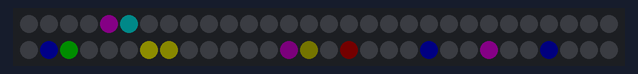
This sketch was run on a simulated Arduino Uno, built with avr-gcc and run on an emulated ATmega328P. Shown: 60 RGB LEDs in strip order, left to right, continuing on the next row. Dim RGB values are drawn brighter than linear; random numbers use the default seed unless the sketch sets one.

Above: at 0.47 s.
At 9.46 s:
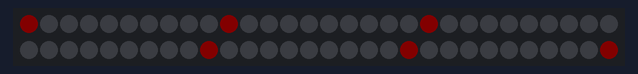
At 14.38 s:
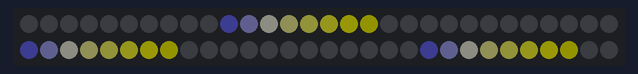
At 19.85 s:
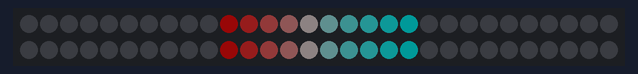
At 29.87 s:
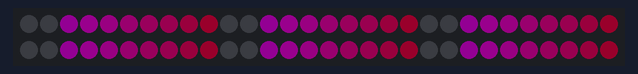
At 39.49 s:
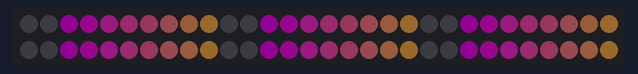

The sketch:

snowflake_new.ino
```cpp
#include <Adafruit_NeoPixel.h>

// Пин на который цепляются светодиоды
#define PIN 3

// Число лучей
#define ray_number 6

// Число пикселей в луче
#define ray_pixel 10

// всего пикселей
#define total_pixels (ray_number * ray_pixel)

// Фактор оверсемпла
#define oversample  4

// Длительность кадра
#define frame_period 10

Adafruit_NeoPixel strip = Adafruit_NeoPixel(total_pixels, PIN, NEO_GRB + NEO_KHZ800);

// яркость
uint8_t cur_br = 25;

// буфер для передискретизации
#define os_buffer_length ((ray_pixel + 2) * oversample)
uint32_t os_buffer[os_buffer_length];

// буфер для одного луча
uint32_t one_ray[ray_pixel];

void setup() {
  strip.begin();
  strip.show();
  SetBrightness();
}

void loop() {
  static uint8_t prev_mode = 0;

  uint8_t curr_mode;
  curr_mode = random(6);
  if (curr_mode >= prev_mode) curr_mode++;
  prev_mode = curr_mode;

  switch (curr_mode)
    //  switch (3)
  {
    case 0: {
        ShowMode2();
        break;
      }
    case 1: {
        ShowMode3();
        break;
      }
    case 2: {
        ShowMode4();
        break;
      }
    case 3: {
        ShowMode5();
        break;
      }
    default:
      ShowMode1();
  }
  delay(300);
}

void ShowMode1(void) {
  uint8_t col1_mask = random(6) + 1;
  uint8_t col2_mask = random(5) + 1;
  if (col2_mask >= col1_mask) col2_mask++;

  uint32_t color1 = mask_to_color(col1_mask);
  uint32_t color2 = mask_to_color(col2_mask);

  create_os_buffer(color1, color2);

  // задаём режим выдачи лучей
  uint8_t ray_mode1 = random(6);
  // оффсет для некоторых режимов
  uint8_t mode_offset = random(6);

  delay_sp(0);
  for (int16_t start_idx = -(ray_pixel * oversample); start_idx <= (ray_pixel * (oversample + 1)); start_idx++) {
    SetBrightness();
    clear_all();

    // берём луч из буфера со смещением
    os_buffer_to_ray(start_idx);

    // выдаём готовый луч в нужные лучи
    switch (ray_mode1) {
      case 0: { // изнутри наружу
          for (uint8_t i = 0; i < ray_number; i++) buffer_to_ray(i, 1);
          break;
        }
      case 1: { // снаружи внутрь
          for (uint8_t i = 0; i < ray_number; i++) buffer_to_ray(i, 0);
          break;
        }
      case 2: { // через один
          for (uint8_t i = 0; i < ray_number; i++) buffer_to_ray(i, i % 2);
          break;
        }
      case 3: { // через один наоборот
          for (uint8_t i = 0; i < ray_number; i++) buffer_to_ray(i, (i + 1) % 2);
          break;
        }
      case 4:
      case 5: { // пополам со случайным оффсетом
          for (uint8_t i = 0; i < ray_number; i++) buffer_to_ray(i, ((i + mode_offset) / 3) % 2);
          break;
        }
    }

    strip.show();
    delay_sp(frame_period);
  }
}

void ShowMode2(void) {
  uint8_t col1_mask = random(6) + 1;
  uint8_t col2_mask = random(5) + 1;
  if (col2_mask >= col1_mask) col2_mask++;

  uint32_t color1 = mask_to_color(col1_mask);
  uint32_t color2 = mask_to_color(col2_mask);

  create_os_buffer(color1, color2);

  // оффсет для лучей
  uint8_t mode_offset = random(6);

  delay_sp(0);
  for (int16_t start_idx = -(ray_pixel * oversample); start_idx <= oversample; start_idx++) {
    SetBrightness();
    clear_all();

    // берём луч из буфера со смещением
    os_buffer_to_ray(start_idx);

    // выдаём готовый луч в нужные лучи
    uint8_t curr_ray = mode_offset % (ray_number / 2);
    buffer_to_ray(curr_ray, 1);
    curr_ray += ray_number / 2;
    buffer_to_ray(curr_ray, 1);

    strip.show();
    delay_sp(frame_period);
  }

  // крутим луч вокруг оси
  uint8_t curr_ray = mode_offset % (ray_number / 2);
  for (uint8_t i = 1; i <= ray_number; i++) {
    delay(300);
    SetBrightness();
    clear_all();
    curr_ray++;
    buffer_to_ray(curr_ray % ray_number, 1);
    buffer_to_ray((curr_ray + ray_number / 2) % ray_number, 1);
    strip.show();
  }

  delay(300);
  delay_sp(0);

  for (int16_t start_idx = oversample; start_idx <= (ray_pixel * (oversample + 1)); start_idx++) {
    SetBrightness();
    clear_all();

    // берём луч из буфера со смещением
    os_buffer_to_ray(start_idx);

    // выдаём готовый луч в нужные лучи
    uint8_t curr_ray = mode_offset % (ray_number / 2);
    buffer_to_ray(curr_ray, 1);
    curr_ray += ray_number / 2;
    buffer_to_ray(curr_ray, 1);

    strip.show();
    delay_sp(frame_period);
  }
}

void ShowMode3(void) {
  uint8_t col1_mask = random(6) + 1;
  uint8_t col2_mask = random(5) + 1;
  if (col2_mask >= col1_mask) col2_mask++;

  uint32_t color1 = mask_to_color(col1_mask);
  uint32_t color2 = mask_to_color(col2_mask);

  create_os_buffer(color1, color2);

  int16_t factor = 5 + random(5);
  int8_t ray_off = random(ray_number);
  uint8_t ray_dir = random(2);
  uint8_t center_dir = random(2);

  delay_sp(0);
  for (int16_t start_idx = -(ray_pixel * oversample); start_idx <= (ray_pixel * (oversample + 1) + ray_number * factor); start_idx++) {
    SetBrightness();
    clear_all();
    for (uint8_t ray_num = 0; ray_num < ray_number; ray_num++) {
      // берём луч из буфера со смещением
      int16_t offset;
      if (ray_dir)
        offset = (ray_num + ray_off) % ray_number * factor;
      else
        offset = (ray_number - ray_num - 1 + ray_off) % ray_number * factor;
      os_buffer_to_ray(start_idx - offset);

      // выдаём готовый луч
      buffer_to_ray(ray_num, center_dir);
    }
    strip.show();
    delay_sp(frame_period);
  }
}

void ShowMode4(void) {
  // число звёзд
#define star_number (total_pixels * 2 / 3)
  // всего 5000 миллисекунд
#define total_cycles (5000 / frame_period)
  // разгорание за полсекунды
#define speed_cntr (500 / frame_period)

  uint8_t predelay[star_number];
  uint32_t color[star_number];
  uint8_t pixel_num[star_number];

  for (uint8_t i = 0; i < star_number; i++) {
    // первичная задержка до 1 секунды
    predelay[i] = random(100);
    color[i] = 0;
    pixel_num[i] = 0xFF;
  }

  delay_sp(0);
  for (uint16_t time_counter = 0; time_counter < total_cycles; time_counter++) {
    SetBrightness();
    clear_all();

    for (uint8_t curr_star = 0; curr_star < star_number; curr_star++) {
      if (color[curr_star] == 0) { // predelay stage
        if (predelay[curr_star])
          predelay[curr_star]--;
        else
          // predelay закончился, задаём любой цвет
          color[curr_star] = 1;
      } else {
        if (predelay[curr_star] == 0) { // начальная фаза, генерим параметры пикселя
          // ищем свободный пиксель
          uint8_t tmp_num;
          uint8_t busy;
          do {
            tmp_num = random(ray_number * ray_pixel);
            busy = 0;
            for (uint8_t i = 0; i < star_number; i++) {
              if (pixel_num[i] == tmp_num) {
                busy = 1;
                break;
              }
            }
          } while (busy);
          pixel_num[curr_star] = tmp_num;
          color[curr_star] = mask_to_color(random(6) + 1);
          predelay[curr_star]++;
        } else {
          // рабочая фаза, старший бит обозначает направление
          if (predelay[curr_star] & 0x80) { // fade down
            strip.setPixelColor(pixel_num[curr_star], mult_div_color(color[curr_star], predelay[curr_star] & 0x7F, speed_cntr));
            predelay[curr_star]--;
            if ((predelay[curr_star] & 0x7F) == 0) predelay[curr_star] = 0;
          } else { // fade up
            strip.setPixelColor(pixel_num[curr_star], mult_div_color(color[curr_star], predelay[curr_star], speed_cntr));
            predelay[curr_star]++;
            if (predelay[curr_star] >= speed_cntr) predelay[curr_star] |= 0x80;
          }
        }
      }
    }
    strip.show();
    delay_sp(frame_period);
  }
  // финал - плавненько гасим все пиксели
  uint8_t some_action;
  do {
    SetBrightness();
    clear_all();
    some_action = 0;
    for (uint8_t curr_star = 0; curr_star < star_number; curr_star++) {
      predelay[curr_star] &= 0x7F;
      strip.setPixelColor(pixel_num[curr_star], mult_div_color(color[curr_star], predelay[curr_star], speed_cntr));
      if (predelay[curr_star]) {
        predelay[curr_star]--;
        some_action = 1;
      }
    }
    strip.show();
    delay_sp(frame_period);
  } while (some_action);
}

void ShowMode5(void) {
#define gap 0
  uint8_t col1_mask = random(6) + 1;
  uint8_t col2_mask = random(5) + 1;
  if (col2_mask >= col1_mask) col2_mask++;

  uint32_t color1 = mask_to_color(col1_mask);
  uint32_t color2 = mask_to_color(col2_mask);

  create_os_buffer(color1, color2);

  delay_sp(0);
  uint8_t dir = random(2);
  for (int16_t start_idx = -(ray_pixel * oversample); start_idx <= (2 * ray_pixel + gap) * (oversample + 1); start_idx++) {
    SetBrightness();
    clear_all();

    // берём луч из буфера со смещением
    os_buffer_to_ray(start_idx);

    // выдаём готовый луч
    for (uint8_t i = 0; i < ray_number; i += 2) buffer_to_ray((i + dir) % ray_number, 1);

    // берём луч из буфера со смещением
    os_buffer_to_ray(start_idx - (ray_pixel + gap) * oversample);

    // выдаём готовый луч
    for (uint8_t i = 1; i < ray_number; i += 2) buffer_to_ray((i + dir) % ray_number, 0);

    strip.show();
    delay_sp(frame_period);
  }
}

// ================================================================
// вспомогательные функции
// ================================================================

// задержка на заданное число миллисекунд от последнего вызова (0 - выйти сразу, но зафиксировать вызов)
void delay_sp(uint16_t value) {
  static uint32_t last_call_time;
  if (value) {
    uint32_t between = millis() - last_call_time;
    if ((between < 10000) && (between < value)) delay(value - between);
  }
  last_call_time = millis();
}

// копируем в буфер луча кусок сглаженного буфера с шагом oversample и заданным смещением
void os_buffer_to_ray(int16_t curr_idx) {
  for (uint8_t i = 0; i < ray_pixel; i++) {
    int16_t os_buff_idx = curr_idx + i * oversample;
    if (os_buff_idx_is_valid(os_buff_idx))
      one_ray[i] = os_buffer[os_buff_idx];
    else
      one_ray[i] = 0;
  }
}

// номер пикселя в луче допустим?
inline uint8_t pixel_num_is_valid(int16_t pixel_num) {
  return (pixel_num >= 0) && (pixel_num < ray_pixel);
}

// индекс элемента в массиве допустим?
inline uint8_t os_buff_idx_is_valid(int16_t idx) {
  return (idx >= 0) && (idx < os_buffer_length);
}

// маска цветов в цвет
uint32_t mask_to_color(uint8_t mask) {
  uint32_t tmp_color = 0;
  uint32_t maskbit = 0x000000FF;
  if (mask & 0x01) tmp_color += maskbit;
  maskbit <<= 8;
  if (mask & 0x02) tmp_color += maskbit;
  (maskbit <<= 8);
  if (mask & 0x04) tmp_color += maskbit;
  return tmp_color;
}

// берём RGB цвета, умножаем на mult и делим на divider
uint32_t mult_div_color(uint32_t in_color, uint16_t mult, uint16_t divider) {
  uint32_t rn = ((in_color >> 16) & 0xFF) * mult / divider;
  uint32_t gn = ((in_color >> 8) & 0xFF) * mult / divider;
  uint32_t bn = (in_color & 0xFF) * mult / divider;
  return (rn << 16) | (gn << 8) | bn;
}

// создаёт сглаженный буфер с в oversample раз больше, чем длина луча
void create_os_buffer(uint32_t color1, uint32_t color2) {
  int16_t r1 = (color1 >> 16) & 0xFF;
  int16_t r2 = (color2 >> 16) & 0xFF;
  int16_t g1 = (color1 >> 8) & 0xFF;
  int16_t g2 = (color2 >> 8) & 0xFF;
  int16_t b1 = color1 & 0xFF;
  int16_t b2 = color2 & 0xFF;

  int16_t total_steps = ray_pixel * oversample;
  // разгорание
  for (uint8_t step_num = 0; step_num < oversample; step_num++) {
    uint8_t rn = (r1 * step_num) / oversample;
    uint8_t gn = (g1 * step_num) / oversample;
    uint8_t bn = (b1 * step_num) / oversample;
    os_buffer[step_num] = bn + ( (uint32_t) gn << 8) + ((uint32_t) rn << 16);
  }
  // основной переход
  for (uint8_t step_num = 0; step_num < total_steps; step_num++) {
    uint8_t rn = (r2 * step_num + r1 * (total_steps - 1 - step_num)) / (total_steps - 1);
    uint8_t gn = (g2 * step_num + g1 * (total_steps - 1 - step_num)) / (total_steps - 1);
    uint8_t bn = (b2 * step_num + b1 * (total_steps - 1 - step_num)) / (total_steps - 1);
    os_buffer[step_num + oversample] = bn + ( (uint32_t) gn << 8) + ((uint32_t) rn << 16);
  }
  // затухание
  for (uint8_t step_num = 0; step_num < oversample; step_num++) {
    uint8_t rn = (r2 * (oversample - step_num - 1)) / oversample;
    uint8_t gn = (g2 * (oversample - step_num - 1)) / oversample;
    uint8_t bn = (b2 * (oversample - step_num - 1)) / oversample;
    os_buffer[step_num + total_steps + oversample] = bn + ( (uint32_t) gn << 8) + ((uint32_t) rn << 16);
  }
}

// копирует буфер one_ray в заданный луч
void buffer_to_ray(uint8_t ray_num, uint8_t inverse) {
  if (ray_num >= ray_number) return;

  for (uint8_t i = 0; i < ray_pixel; i++) {
    if (inverse) {
      strip.setPixelColor(i + ray_num * ray_pixel, one_ray[ray_pixel - 1 - i]);
    } else {
      strip.setPixelColor(i + ray_num * ray_pixel, one_ray[i]);
    }
  }
}

// очистка данных луча
void clear_one_ray(void) {
  for (uint8_t i = 0; i < ray_pixel; i++) one_ray[i] = 0;
}

// очистка заданного луча
void clear_ray(uint8_t ray_num) {
  uint8_t curr = ray_num * ray_pixel;
  for (uint8_t i = 0; i < ray_pixel; i++) {
    strip.setPixelColor(curr++, 0x00000000);
  }
}

// очистка всего
void clear_all(void) {
  for (uint8_t i = 0; i < ray_number; i++) {
    clear_ray(i);
  }
}

// задать яркость
// сюда можно запихнуть чтение значения яркости от потенциометра по любому аналоговому входу
void SetBrightness(void) {
  strip.setBrightness(cur_br);
}
```
